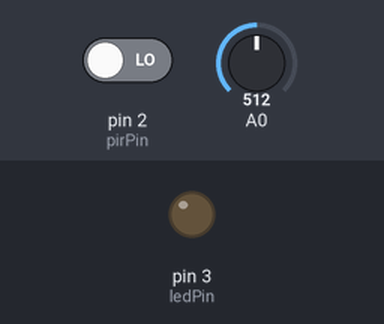
Recording of a sketch running on a simulated Arduino Uno, built with avr-gcc and run on an emulated ATmega328P. On the bench: output pins drawn as LEDs (lit = HIGH). The inputs (shaded band) are chosen by the test bench; at power-on: pin 2 (pirPin) LOW, A0 = 512.

Above: at 1.2 s.
1.3 s: pin 2 (pirPin) driven HIGH
At 2.1 s:
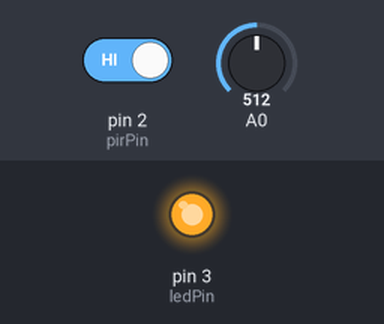
2.8 s: A0 set to 591
4.3 s: A0 set to 610
At 5.5 s:
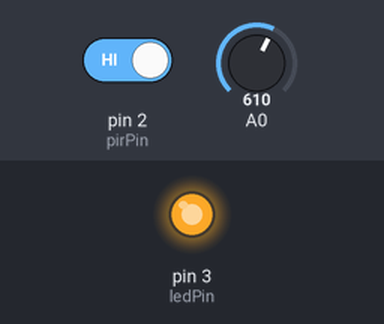
5.8 s: A0 set to 716
At 6.7 s:
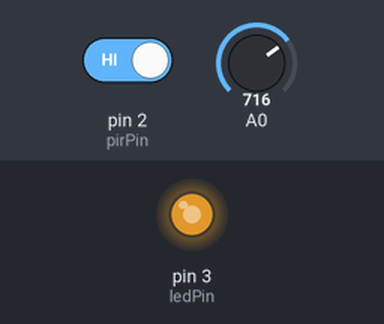
7.3 s: A0 set to 900
At 7.8 s:
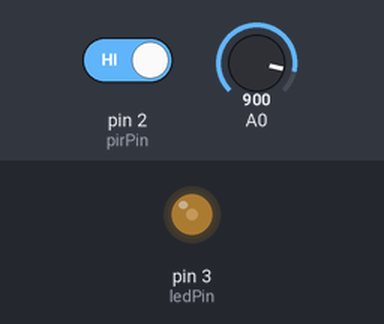
Timing chart, 0 to 9.8 s (numbered marks = the images above; inputs shaded):
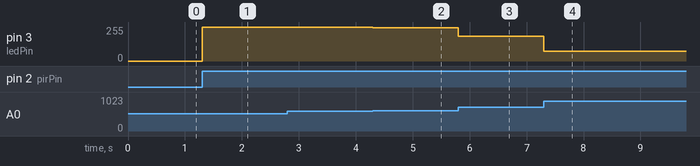

Measured:
- after the input at 1.3 s, pin 3 (ledPin): 0/255 → 255/255 at once
- after the input at 2.8 s, every drawn part: stays the same
- after the input at 4.3 s, pin 3 (ledPin): 255/255 → 248/255 at once
- after the input at 5.8 s, pin 3 (ledPin): 248/255 → 185/255 at once
- after the input at 7.3 s, pin 3 (ledPin): 185/255 → 74/255 at once

The sketch:

slsarduino1.ino
```cpp
// Definimos los pines
const int pirPin = 2;    // Pin del sensor PIR
const int ledPin = 3;    // Pin del LED
int entradaLuz;          // Valor de lectura del sensor de luz

void setup() {
    // Configuramos el pin del sensor PIR como entrada
    pinMode(pirPin, INPUT);
    // Configuramos el pin del LED como salida
    pinMode(ledPin, OUTPUT);
  	Serial.begin(9600);

}

void loop() {
    // Leemos el estado del sensor PIR
    int motionDetected = digitalRead(pirPin);
    // Leemos el valor del sensor de luz
    entradaLuz = analogRead(A0);

    if (motionDetected) {
        // Mapear el valor de entradaLuz a un rango de brillo (0-255)
        int brilloLed = map(entradaLuz, 1023, 600, 0, 255); // Ajusta el rango según tus condiciones de luz

        // Limitar el rango de brillo para asegurarse de que esté dentro de los valores válidos de PWM
        brilloLed = constrain(brilloLed, 0, 255);

        // Ajustar el brillo del LED
        analogWrite(ledPin, brilloLed);
    } else {
        // Apagar el LED si no hay movimiento
        analogWrite(ledPin, 0);
    }
}
```
